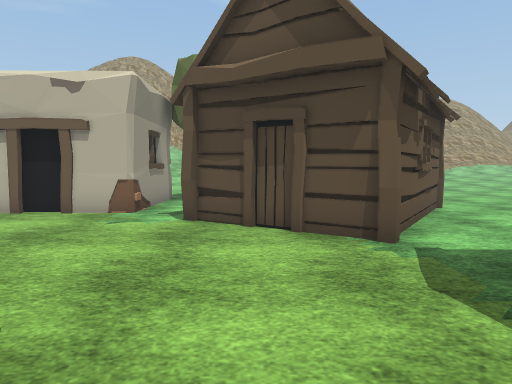
view 1 (above)

22 first-person views from a walk through a 3-D level made in the Unity game engine. The camera is 1.2 m above the floor, tilts 4° down and sees 70° across. The floor is counted in squares, 1 m on a side. Each view is taken from the middle of a square. On the plan, view 1 faces up. The plan holds only what a view shows up to about 15 squares ahead; the rest is blank. The place goes on beyond the plan. The player character is not drawn. Some surface patterns are stand-ins.

view 2
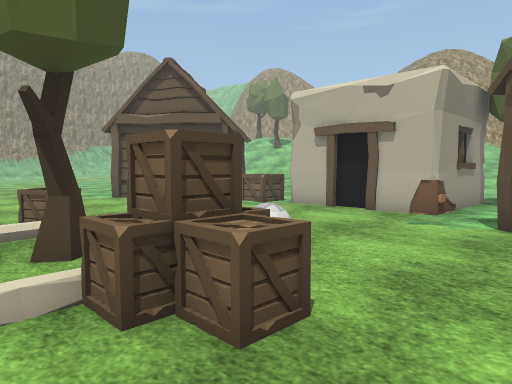

view 3
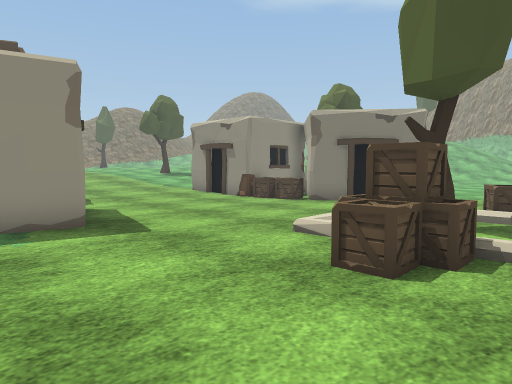

view 4
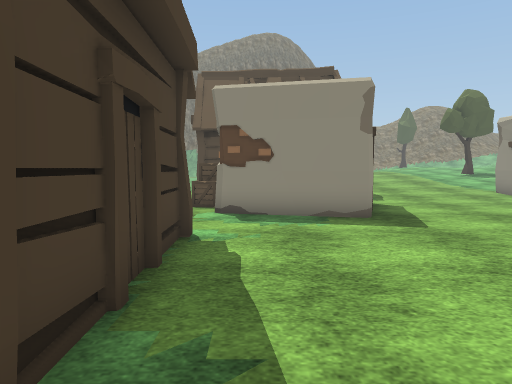

view 5
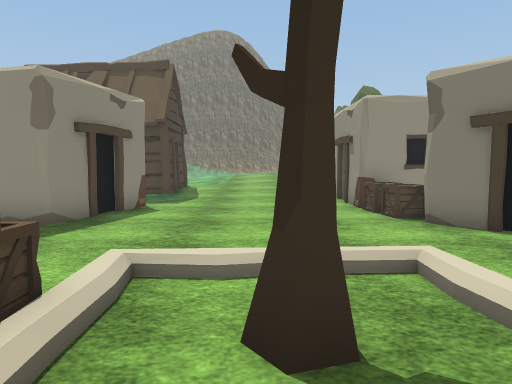

view 6
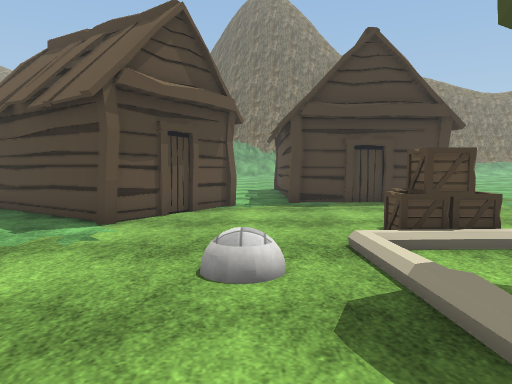

view 7
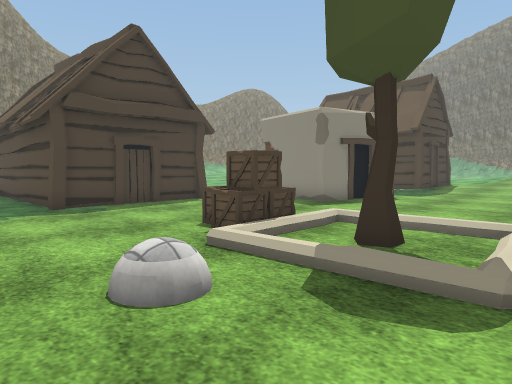

view 8
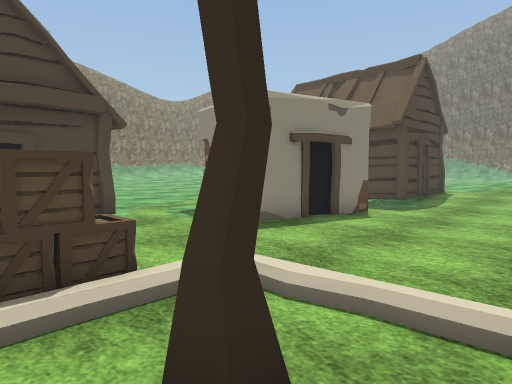

view 9
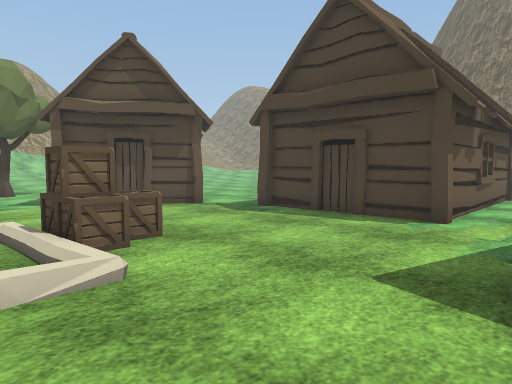

view 10
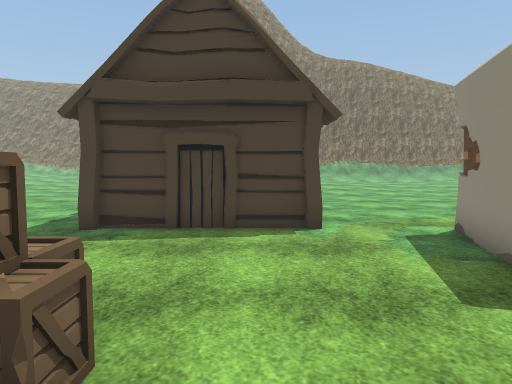

view 11
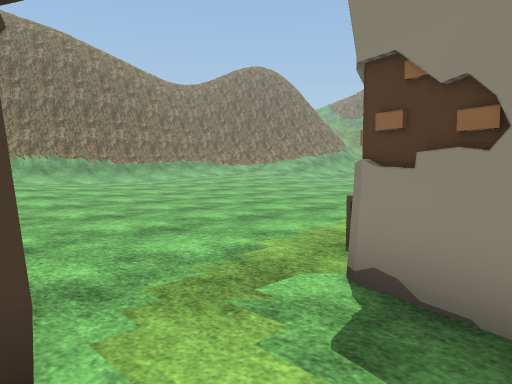

view 12
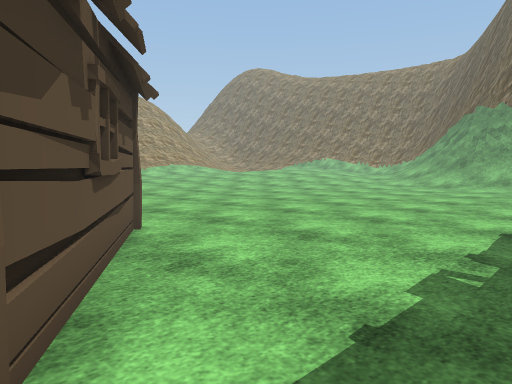

view 13
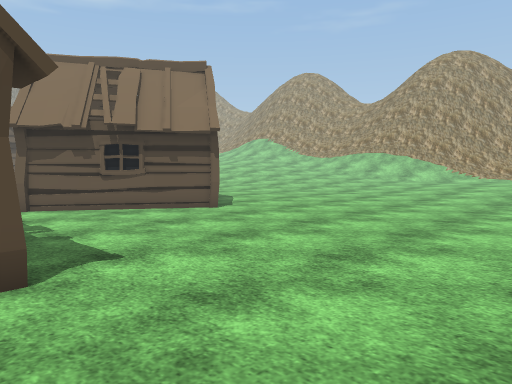

view 14
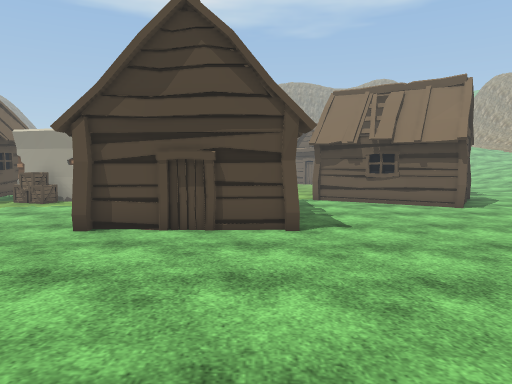

view 15
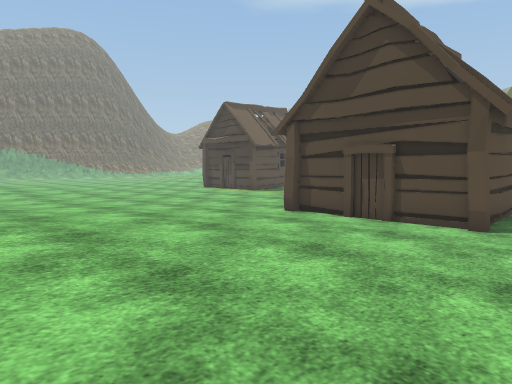

view 16
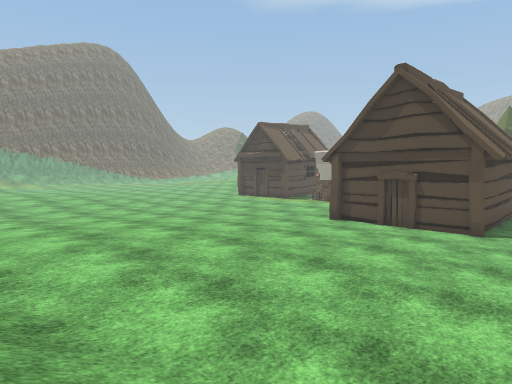

view 17
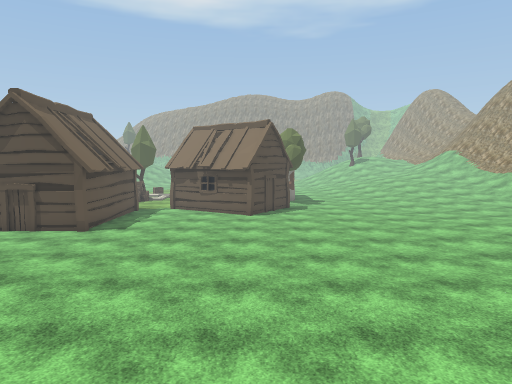

view 18
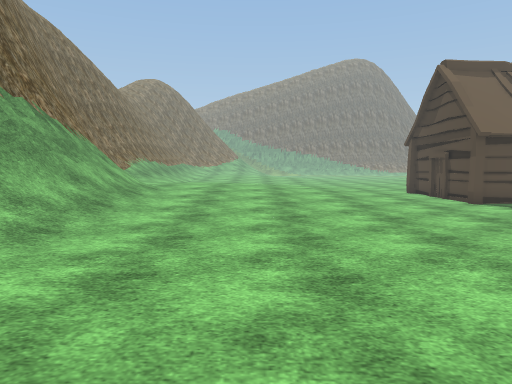

view 19
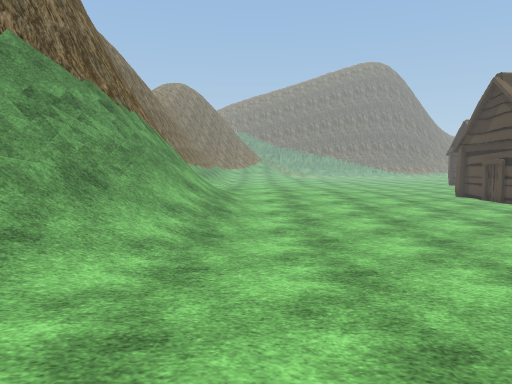

view 20
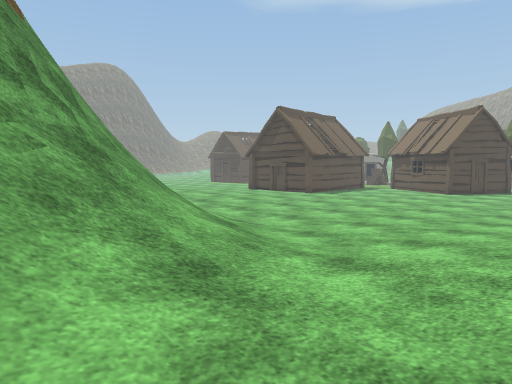

view 21
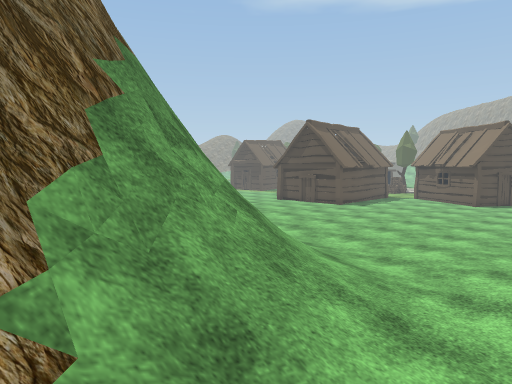

view 22
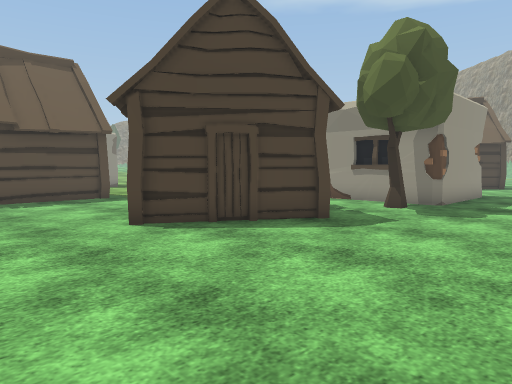

### Floor plan
Key: @ floor where view 1 was taken; # wall or solid block; . main floor; : floor 0.25 m higher than the main floor; + floor 0.5 m higher than the main floor; / step, stairs or slope; = window, fence, low wall or low ledge; T tree; H hut; C crate; O other object.
Columns run from 9 left of view 1 to 31 right of it. Each row starts with its distance up from view 1.
 18                .. ........    +    ++ +
 17           .................:  ++++++++  /
 16      .......................::::++++///
 15  ............................:::::+/////=
 14  O####O.......................::::////=##
 13      ##T...H....................:///#=##
 12       O...HHHH..................////=##
 11       O..HH  HH.................///###
 10 C######..H    H................///=##
  9 C.#OO#..H    H.................//#=#
  8 .......HH   HH................://###
  7  ........HH H...............::://=##
  6   .........H..............::::://##
  5 ....O....................:::::://##
  4  ...........HHHHHH#H....::::::+//=#
  3  C////C.....H      H...:::::+++//=#
  2  C/.T/CC....H      H...::::+++++/=#
  1   /.T/C.....H      H...:::++++++
  0  ./////..@..H      H...:::++++++
 -1 ............HHHHH#HH...:::++++++
 -2 .......................:::+++++
 -3 #......................:::+++++
 -4 O.......####O..........::::++++
 -5 CC......#  ##..........:::::+++
 -6 CC......#   CC..........:::::::
 -7 ##.....O#    ............:::::
 -8  #.......O    ............::::
 -9  O.....HHH  HH ........... :::
-10  #.....H..   H ...........  ::
-11     :::H     H  ......  ..
-12      ::HH        ....

Where each view was taken, in squares from view 1:
view 1: 0 up, 0 right, facing up
view 2: 0 up, 0 right, facing up-left
view 3: 4 up, 2 right, facing down-left
view 4: 5 up, 2 right, facing down
view 5: 4 up, 5 left, facing down
view 6: 5 up, 9 left, facing right
view 7: 7 up, 8 left, facing down-right
view 8: 3 up, 7 left, facing down-right
view 9: 4 down, 5 left, facing up-right
view 10: 0 up, 5 left, facing right
view 11: 1 down, 1 right, facing down-right
view 12: 4 up, 2 right, facing up-right
view 13: 3 up, 15 right, facing up-left
view 14: 3 up, 19 right, facing left
view 15: 6 up, 19 right, facing down-left
view 16: 7 up, 23 right, facing down-left
view 17: 11 up, 25 right, facing left
view 18: 17 up, 18 right, facing down
view 19: 18 up, 21 right, facing down
view 20: 18 up, 29 right, facing down-left
view 21: 17 up, 31 right, facing down-left
view 22: 18 up, 9 right, facing down-left
